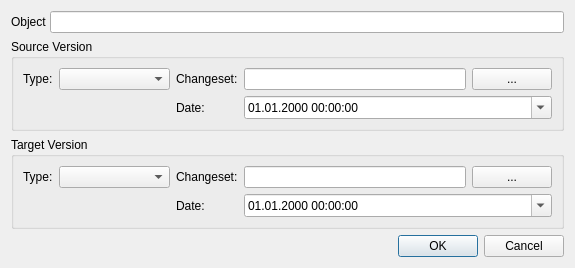
<?xml version="1.0" encoding="UTF-8"?>
<ui version="4.0">
 <class>CompareDialog</class>
 <widget class="QDialog" name="CompareDialog">
  <property name="geometry">
   <rect>
    <x>0</x>
    <y>0</y>
    <width>575</width>
    <height>249</height>
   </rect>
  </property>
  <property name="windowTitle">
   <string>Compare</string>
  </property>
  <layout class="QGridLayout" name="gridLayout">
   <property name="horizontalSpacing">
    <number>3</number>
   </property>
   <item row="4" column="2">
    <widget class="QDialogButtonBox" name="buttonBox">
     <property name="orientation">
      <enum>Qt::Horizontal</enum>
     </property>
     <property name="standardButtons">
      <set>QDialogButtonBox::Cancel|QDialogButtonBox::Ok</set>
     </property>
    </widget>
   </item>
   <item row="3" column="0">
    <spacer name="verticalSpacer">
     <property name="orientation">
      <enum>Qt::Vertical</enum>
     </property>
     <property name="sizeHint" stdset="0">
      <size>
       <width>20</width>
       <height>40</height>
      </size>
     </property>
    </spacer>
   </item>
   <item row="0" column="0">
    <widget class="QLabel" name="objectLabel">
     <property name="text">
      <string>Object</string>
     </property>
    </widget>
   </item>
   <item row="0" column="1" colspan="2">
    <widget class="QLineEdit" name="objectEdit">
     <property name="readOnly">
      <bool>true</bool>
     </property>
    </widget>
   </item>
   <item row="2" column="0" colspan="3">
    <widget class="QGroupBox" name="targetGroupBox">
     <property name="title">
      <string>Target Version</string>
     </property>
     <layout class="QGridLayout" name="gridLayout_3" columnstretch="0,1,0,2,0">
      <item row="0" column="3">
       <widget class="QLineEdit" name="targetChangesetLineEdit"/>
      </item>
      <item row="0" column="0">
       <widget class="QLabel" name="targetTypeLabel">
        <property name="text">
         <string>Type:</string>
        </property>
       </widget>
      </item>
      <item row="0" column="1">
       <widget class="QComboBox" name="targetTypeComboBox"/>
      </item>
      <item row="0" column="2">
       <widget class="QLabel" name="targetChangesetLabel">
        <property name="text">
         <string>Changeset:</string>
        </property>
       </widget>
      </item>
      <item row="0" column="4">
       <widget class="QPushButton" name="targetChangesetButton">
        <property name="text">
         <string>...</string>
        </property>
       </widget>
      </item>
      <item row="2" column="2">
       <widget class="QLabel" name="targetDateLabel">
        <property name="text">
         <string>Date:</string>
        </property>
       </widget>
      </item>
      <item row="2" column="3" colspan="2">
       <widget class="QDateEdit" name="targetDateEdit">
        <property name="displayFormat">
         <string>dd.MM.yyyy hh:mm:ss</string>
        </property>
        <property name="calendarPopup">
         <bool>true</bool>
        </property>
       </widget>
      </item>
     </layout>
    </widget>
   </item>
   <item row="1" column="0" colspan="3">
    <widget class="QGroupBox" name="sourceGroupBox">
     <property name="title">
      <string>Source Version</string>
     </property>
     <layout class="QGridLayout" name="gridLayout_2" columnstretch="0,1,0,2,0">
      <property name="sizeConstraint">
       <enum>QLayout::SetDefaultConstraint</enum>
      </property>
      <item row="0" column="4">
       <widget class="QPushButton" name="sourceChangesetButton">
        <property name="text">
         <string>...</string>
        </property>
       </widget>
      </item>
      <item row="0" column="3">
       <widget class="QLineEdit" name="sourceChangesetLineEdit"/>
      </item>
      <item row="0" column="0">
       <widget class="QLabel" name="sourceTypeLabel">
        <property name="text">
         <string>Type:</string>
        </property>
       </widget>
      </item>
      <item row="0" column="1">
       <widget class="QComboBox" name="sourceTypeComboBox"/>
      </item>
      <item row="0" column="2">
       <widget class="QLabel" name="sourceChangesetLabel">
        <property name="text">
         <string>Changeset:</string>
        </property>
       </widget>
      </item>
      <item row="1" column="2">
       <widget class="QLabel" name="sourceDateLabel">
        <property name="text">
         <string>Date:</string>
        </property>
       </widget>
      </item>
      <item row="1" column="3" colspan="2">
       <widget class="QDateEdit" name="sourceDateEdit">
        <property name="displayFormat">
         <string>dd.MM.yyyy hh:mm:ss</string>
        </property>
        <property name="calendarPopup">
         <bool>true</bool>
        </property>
       </widget>
      </item>
     </layout>
    </widget>
   </item>
  </layout>
 </widget>
 <resources/>
 <connections>
  <connection>
   <sender>buttonBox</sender>
   <signal>accepted()</signal>
   <receiver>CompareDialog</receiver>
   <slot>accept()</slot>
   <hints>
    <hint type="sourcelabel">
     <x>248</x>
     <y>254</y>
    </hint>
    <hint type="destinationlabel">
     <x>157</x>
     <y>274</y>
    </hint>
   </hints>
  </connection>
  <connection>
   <sender>buttonBox</sender>
   <signal>rejected()</signal>
   <receiver>CompareDialog</receiver>
   <slot>reject()</slot>
   <hints>
    <hint type="sourcelabel">
     <x>316</x>
     <y>260</y>
    </hint>
    <hint type="destinationlabel">
     <x>286</x>
     <y>274</y>
    </hint>
   </hints>
  </connection>
 </connections>
</ui>
